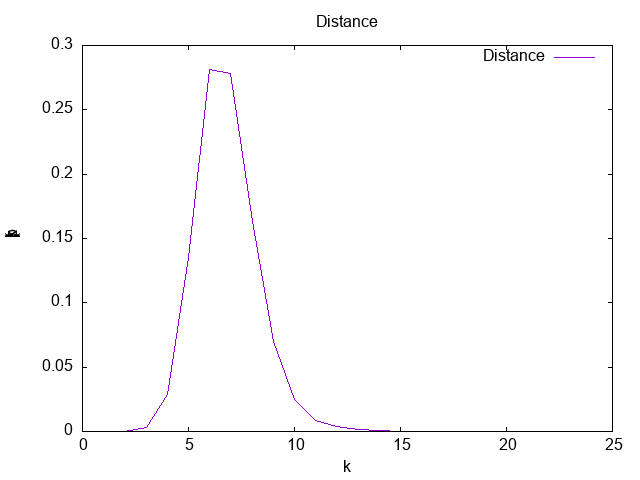

This figure's gnuplot source:
set terminal png  
set title "Distance"
set xlabel 'k' 
set ylabel 'p(k)' 
set output 'distance.png' 
plot 'dd.dat' title 'Distance' with lines ls 1 